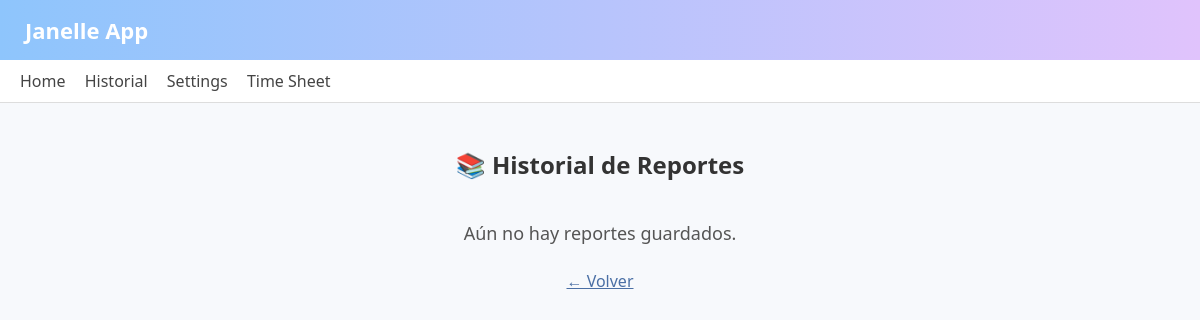
/historial, run on an earlier commit of the app's database.
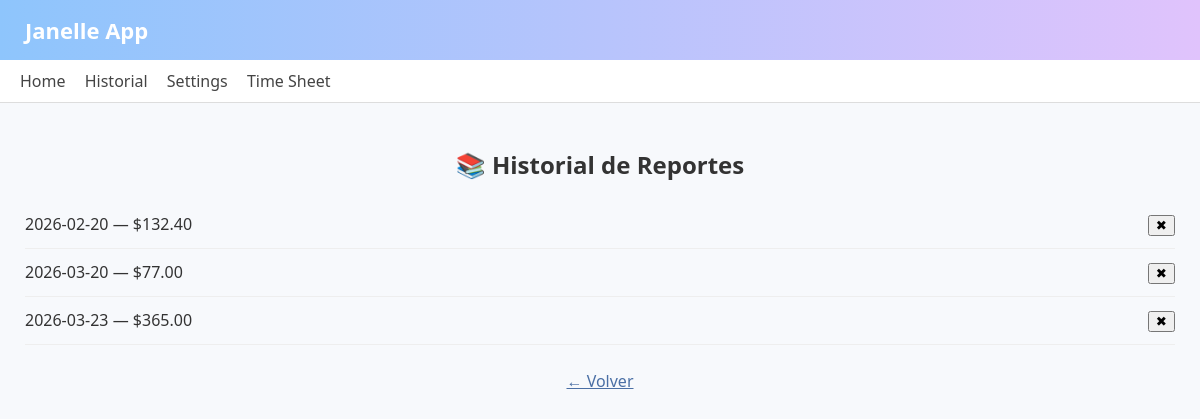
And on a later commit of the database.
### tables this page shows
CREATE TABLE reportes (
            id INTEGER PRIMARY KEY AUTOINCREMENT,
            fecha TEXT,
            horas REAL,
            salario REAL,
            total_ventas REAL,
            total_comision REAL,
            total_ganado REAL,
            ventas_json TEXT
        );

### app.py (the view)
@app.route('/historial')
def historial():
    conn = sqlite3.connect("historial.db")
    c = conn.cursor()
    c.execute("SELECT id, fecha, total_ganado FROM reportes ORDER BY id DESC")
    datos = c.fetchall()
    conn.close()
    return render_template("historial.html", reportes=datos)

### templates/historial.html
{% extends "base.html" %}
{% block content %}
<div class="historial-container">
    <h2 style="text-align:center; margin-bottom:20px;">📚 Historial de Reportes</h2>
    {% if reportes %}
        <ul style="list-style:none; padding:0; margin:0;">
            {% for r in reportes %}
            <li style="
                display:flex;
                justify-content:space-between;
                align-items:center;
                padding:12px 0;
                border-bottom:1px solid #eee;
            ">
                <a href="/reporte/{{ r[0] }}" style="color:#333; text-decoration:none; font-size:16px;">
                    {{ r[1] }} — ${{ "%.2f"|format(r[2]) }}
                </a>
                <form action="/borrar/{{ r[0] }}" method="POST" style="margin:0;">
                    <button class="delete-btn" onclick="return confirm('¿Eliminar este reporte?')">✖</button>
                </form>
            </li>
            {% endfor %}
        </ul>
    {% else %}
        <p style="color:#555; font-size:18px; text-align:center; margin-top:40px;">
            Aún no hay reportes guardados.
        </p>
    {% endif %}
    <a href="/" class="back" style="display:block; margin-top:25px; text-align:center; color:#4a6fa5;">
        ← Volver
    </a>
</div>
{% endblock %}

### templates/base.html (shortened to what this page needs)
<!DOCTYPE html>
<html lang="en">
<head>
</head>
<body>
<header>
    Janelle App
</header>
<nav>
    <a href="/">Home</a>
    <a href="/historial">Historial</a>
    <a href="/settings">Settings</a>
    <a href="/timesheet">Time Sheet</a>
</nav>
<div class="container">
    {% block content %}
    {% endblock %}
</div>
</body>
</html>

### templates/base.html (style rules this page uses)
body { font-family: "Segoe UI", Arial, sans-serif; background: #f7f9fc; margin: 0; padding: 0; color: #333; }
header { background: linear-gradient(90deg, #8ec5fc, #e0c3fc); padding: 15px 25px; color: #fff; font-size: 22px; font-weight: bold; box-shadow: 0 2px 4px rgba(0,0,0,0.1); }
nav { background: #ffffff; padding: 10px 20px; border-bottom: 1px solid #ddd; }
nav a { margin-right: 15px; text-decoration: none; color: #444; font-weight: 500; }
.container { padding: 25px; }

What changed in the data, as far as the page shows it:
added reportes: fecha "2026-02-20", total_ganado "132.40"
added reportes: fecha "2026-03-20", total_ganado "77.00"
added reportes: fecha "2026-03-23", total_ganado "365.00"
Also different on the page:
text no longer shown: "Aún no hay reportes guardados."
